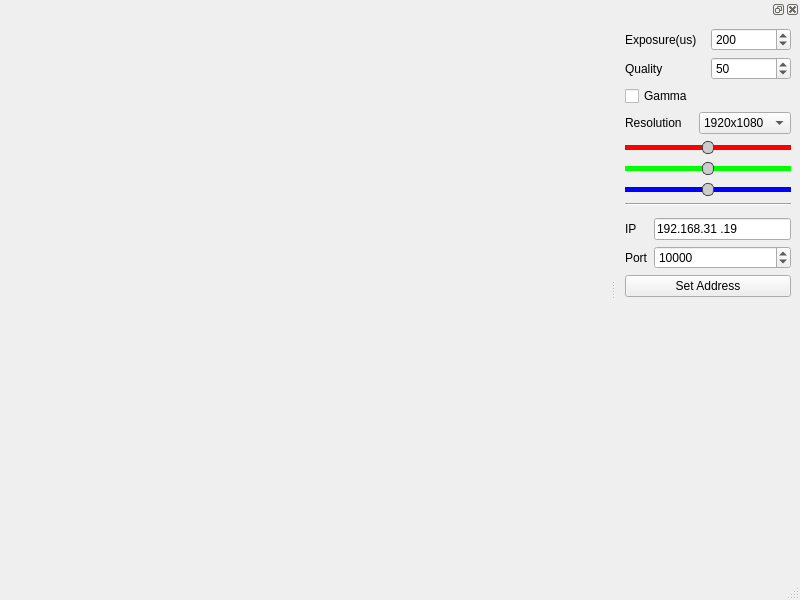
<?xml version="1.0" encoding="UTF-8"?>
<ui version="4.0">
 <class>MainWindow</class>
 <widget class="QMainWindow" name="MainWindow">
  <property name="geometry">
   <rect>
    <x>0</x>
    <y>0</y>
    <width>800</width>
    <height>600</height>
   </rect>
  </property>
  <property name="windowTitle">
   <string>Camera</string>
  </property>
  <widget class="QWidget" name="centralwidget">
   <layout class="QVBoxLayout" name="verticalLayout">
    <item>
     <widget class="OutputImage" name="widget" native="true"/>
    </item>
   </layout>
  </widget>
  <widget class="QMenuBar" name="menubar">
   <property name="geometry">
    <rect>
     <x>0</x>
     <y>0</y>
     <width>800</width>
     <height>21</height>
    </rect>
   </property>
  </widget>
  <widget class="QStatusBar" name="statusbar"/>
  <widget class="QDockWidget" name="dockWidget">
   <attribute name="dockWidgetArea">
    <number>2</number>
   </attribute>
   <widget class="QWidget" name="dockWidgetContents">
    <layout class="QVBoxLayout" name="verticalLayout_2">
     <item>
      <layout class="QHBoxLayout" name="horizontalLayout">
       <item>
        <widget class="QLabel" name="label">
         <property name="text">
          <string>Exposure(us)</string>
         </property>
        </widget>
       </item>
       <item>
        <widget class="QSpinBox" name="sbExposure">
         <property name="minimum">
          <number>1</number>
         </property>
         <property name="maximum">
          <number>500000</number>
         </property>
         <property name="value">
          <number>200</number>
         </property>
        </widget>
       </item>
      </layout>
     </item>
     <item>
      <layout class="QHBoxLayout" name="horizontalLayout_2">
       <item>
        <widget class="QLabel" name="label_2">
         <property name="text">
          <string>Quality</string>
         </property>
        </widget>
       </item>
       <item>
        <widget class="QSpinBox" name="sbQuality">
         <property name="minimum">
          <number>1</number>
         </property>
         <property name="maximum">
          <number>100</number>
         </property>
         <property name="value">
          <number>50</number>
         </property>
        </widget>
       </item>
      </layout>
     </item>
     <item>
      <layout class="QGridLayout" name="gridLayout">
       <property name="topMargin">
        <number>0</number>
       </property>
       <item row="1" column="0">
        <widget class="QLabel" name="label_3">
         <property name="text">
          <string>Resolution</string>
         </property>
        </widget>
       </item>
       <item row="0" column="0">
        <widget class="QCheckBox" name="chbGamma">
         <property name="text">
          <string>Gamma</string>
         </property>
        </widget>
       </item>
       <item row="1" column="1">
        <widget class="QComboBox" name="chbResolution">
         <item>
          <property name="text">
           <string>1920x1080</string>
          </property>
         </item>
         <item>
          <property name="text">
           <string>1280x720</string>
          </property>
         </item>
         <item>
          <property name="text">
           <string>640x480</string>
          </property>
         </item>
        </widget>
       </item>
      </layout>
     </item>
     <item>
      <widget class="QSlider" name="hsRed">
       <property name="styleSheet">
        <string notr="true">QSlider::groove:horizontal{
	background: #F00;
	height: 5px;
}
QSlider::handle:horizontal{
	background: #CCC;
	height: 10px;
	width: 10px;
	border: 1px solid #444;
	margin: -4px 0;
	border-radius: 5px;
}</string>
       </property>
       <property name="minimum">
        <number>-1000</number>
       </property>
       <property name="maximum">
        <number>1000</number>
       </property>
       <property name="orientation">
        <enum>Qt::Horizontal</enum>
       </property>
      </widget>
     </item>
     <item>
      <widget class="QSlider" name="hsGreen">
       <property name="styleSheet">
        <string notr="true">QSlider::groove:horizontal{
	background: #0F0;
	height: 5px;
}
QSlider::handle:horizontal{
	background: #CCC;
	height: 10px;
	width: 10px;
	border: 1px solid #444;
	margin: -4px 0;
	border-radius: 5px;
}</string>
       </property>
       <property name="minimum">
        <number>-1000</number>
       </property>
       <property name="maximum">
        <number>1000</number>
       </property>
       <property name="orientation">
        <enum>Qt::Horizontal</enum>
       </property>
      </widget>
     </item>
     <item>
      <widget class="QSlider" name="hsBlue">
       <property name="styleSheet">
        <string notr="true">QSlider::groove:horizontal{
	background: #00F;
	height: 5px;
}
QSlider::handle:horizontal{
	background: #CCC;
	height: 10px;
	width: 10px;
	border: 1px solid #444;
	margin: -4px 0;
	border-radius: 5px;
}</string>
       </property>
       <property name="minimum">
        <number>-1000</number>
       </property>
       <property name="maximum">
        <number>1000</number>
       </property>
       <property name="orientation">
        <enum>Qt::Horizontal</enum>
       </property>
      </widget>
     </item>
     <item>
      <widget class="Line" name="line">
       <property name="orientation">
        <enum>Qt::Horizontal</enum>
       </property>
      </widget>
     </item>
     <item>
      <layout class="QFormLayout" name="formLayout">
       <property name="topMargin">
        <number>6</number>
       </property>
       <item row="0" column="0">
        <widget class="QLabel" name="label_4">
         <property name="text">
          <string>IP</string>
         </property>
        </widget>
       </item>
       <item row="1" column="0">
        <widget class="QLabel" name="label_5">
         <property name="text">
          <string>Port</string>
         </property>
        </widget>
       </item>
       <item row="0" column="1">
        <widget class="QLineEdit" name="leIp">
         <property name="inputMask">
          <string>999.999.999.999</string>
         </property>
         <property name="text">
          <string>192.168.31.19</string>
         </property>
        </widget>
       </item>
       <item row="1" column="1">
        <widget class="QSpinBox" name="sbPort">
         <property name="maximum">
          <number>65535</number>
         </property>
         <property name="value">
          <number>10000</number>
         </property>
        </widget>
       </item>
      </layout>
     </item>
     <item>
      <widget class="QPushButton" name="pbSetAddress">
       <property name="text">
        <string>Set Address</string>
       </property>
      </widget>
     </item>
     <item>
      <spacer name="verticalSpacer">
       <property name="orientation">
        <enum>Qt::Vertical</enum>
       </property>
       <property name="sizeHint" stdset="0">
        <size>
         <width>20</width>
         <height>40</height>
        </size>
       </property>
      </spacer>
     </item>
    </layout>
   </widget>
  </widget>
 </widget>
 <customwidgets>
  <customwidget>
   <class>OutputImage</class>
   <extends>QWidget</extends>
   <header>outputimage.h</header>
   <container>1</container>
  </customwidget>
 </customwidgets>
 <resources/>
 <connections/>
</ui>
